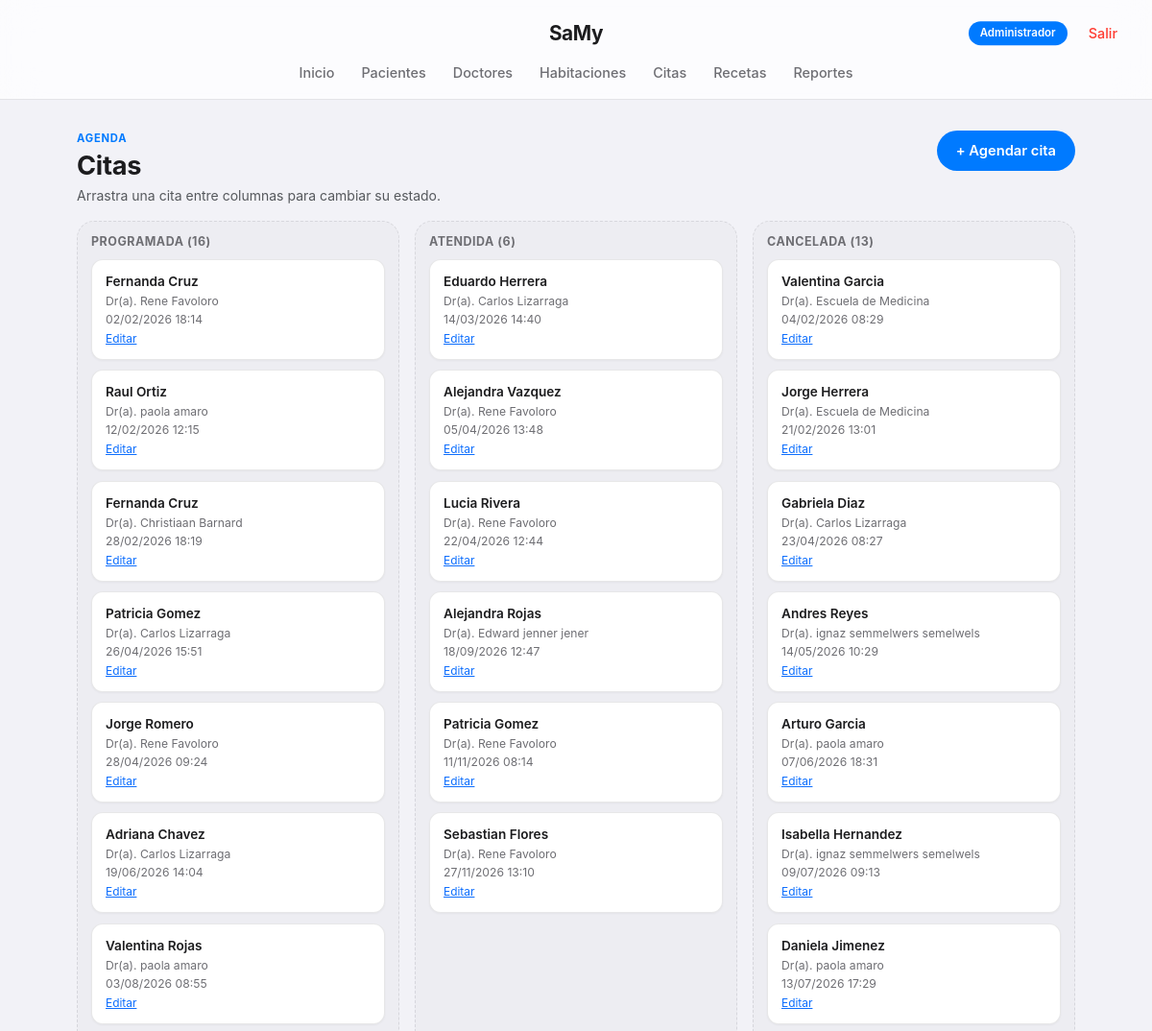
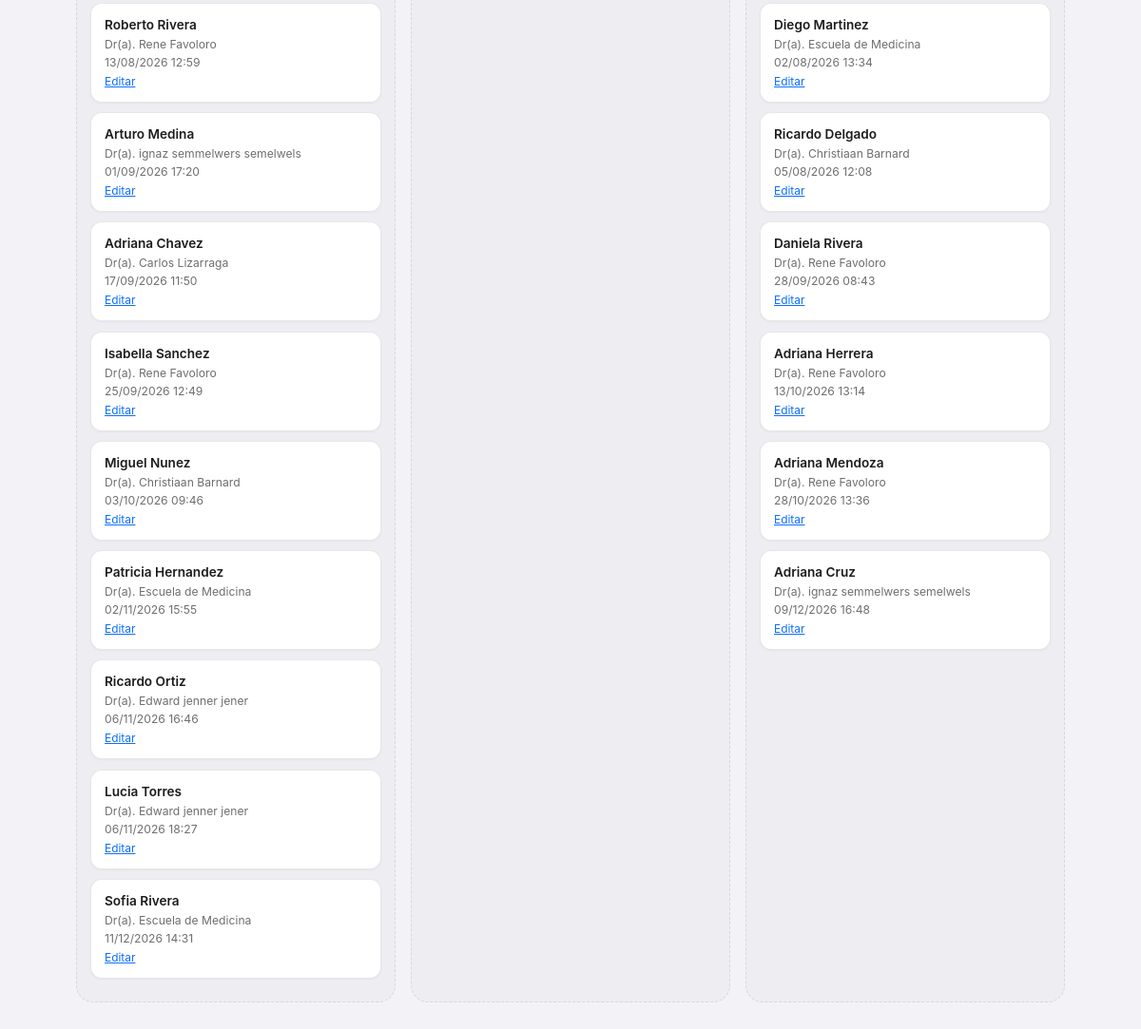
The app's page /citas/tablero.php (signed in) with its own data (2 pictures, top to bottom).
### tables this page shows
CREATE TABLE `citas` (
  `id_cita` int(11) NOT NULL,
  `id_paciente` int(11) NOT NULL,
  `id_doctor` int(11) NOT NULL,
  `id_habitacion` int(11) NOT NULL,
  `fecha_cita` datetime NOT NULL,
  `motivo` varchar(150) DEFAULT NULL,
  `estado` enum('Programada','Atendida','Cancelada') NOT NULL DEFAULT 'Programada'
);

CREATE TABLE `pacientes` (
  `id_paciente` int(11) NOT NULL,
  `nombre` varchar(60) NOT NULL,
  `apellido` varchar(60) NOT NULL,
  `fecha_nacimiento` date NOT NULL,
  `sexo` enum('M','F','Otro') NOT NULL,
  `telefono` varchar(15) DEFAULT NULL,
  `direccion` varchar(150) DEFAULT NULL,
  `tipo_sangre` varchar(5) DEFAULT NULL,
  `fecha_registro` timestamp NOT NULL DEFAULT current_timestamp()
);

CREATE TABLE `doctores` (
  `id_doctor` int(11) NOT NULL,
  `nombre` varchar(60) NOT NULL,
  `apellido` varchar(60) NOT NULL,
  `especialidad` varchar(60) DEFAULT NULL,
  `telefono` varchar(15) DEFAULT NULL,
  `cedula_prof` varchar(20) DEFAULT NULL
);

### config.php (called while the page is built, shortened)
<?php
function esAdmin() {
    return isset($_SESSION['usuario_rol']) && $_SESSION['usuario_rol'] === 'Administrador';
}
function csrfToken() {
    return $_SESSION['csrf_token'];
}
?>

### citas/tablero.php (the view, shortened to what this page needs)
<?php
require '../config.php';
$sql = "SELECT c.id_cita, c.fecha_cita, c.motivo, c.estado,
               p.nombre AS p_nombre, p.apellido AS p_apellido,
               d.nombre AS d_nombre, d.apellido AS d_apellido
        FROM citas c
        INNER JOIN pacientes p ON c.id_paciente = p.id_paciente
        INNER JOIN doctores d ON c.id_doctor = d.id_doctor
        ORDER BY c.fecha_cita ASC";
$resultado = $conn->query($sql);
$columnas = ['Programada' => [], 'Atendida' => [], 'Cancelada' => []];
while ($c = $resultado->fetch_assoc()) {
    $columnas[$c['estado']][] = $c;
}
?>
<!DOCTYPE html>
<html lang="es">
<head>
  <link href="https://cdn.jsdelivr.net/npm/bootstrap@5.3.3/dist/css/bootstrap.min.css" rel="stylesheet">
  <link rel="stylesheet" href="../css/style.css">
</head>
<body data-csrf="<?= htmlspecialchars(csrfToken()) ?>">
  <?php include '../includes/nav.php'; ?>
  <div class="page-wrap">
    <div class="d-flex justify-content-between align-items-start flex-wrap gap-2 mb-3">
      <div>
        <div class="eyebrow">Agenda</div>
        <h1 class="page-title mb-0">Citas</h1>
        <p class="text-muted small mt-1 mb-0">Arrastra una cita entre columnas para cambiar su estado.</p>
      </div>
      <a href="crear.php" class="btn btn-samy">+ Agendar cita</a>
    </div>
    <div class="tablero">
      <?php foreach ($columnas as $estado => $citas): ?>
        <div class="tablero-columna" data-estado="<?= $estado ?>">
          <h6><?= $estado ?> (<?= count($citas) ?>)</h6>
          <?php foreach ($citas as $c): ?>
            <div class="tarjeta-cita" draggable="true" data-id="<?= $c['id_cita'] ?>">
              <div class="paciente"><?= htmlspecialchars($c['p_nombre'].' '.$c['p_apellido']) ?></div>
              <div class="meta">Dr(a). <?= htmlspecialchars($c['d_nombre'].' '.$c['d_apellido']) ?></div>
              <div class="meta"><?= htmlspecialchars(date('d/m/Y H:i', strtotime($c['fecha_cita']))) ?></div>
              <?php if (esAdmin()): ?>
                <a href="editar.php?id=<?= $c['id_cita'] ?>" class="small">Editar</a>
              <?php endif; ?>
            </div>
          <?php endforeach; ?>
        </div>
      <?php endforeach; ?>
    </div>
  </div>
</body>
</html>

### css/style.css (style rules this page uses)
:root { --ios-blue: #007AFF; --ios-blue-dark: #0062CC; --ios-green: #34C759; --ios-red: #FF3B30; --ios-orange: #FF9500; --ios-gray-bg: #F2F2F7; --ios-card: rgba(255,255,255,0.9); --ios-text: #1C1C1E; --ios-text-soft: #6E6E73; --ios-line: rgba(60,60,67,0.12); --ios-radius: 18px; --ios-radius-sm: 12px; }
* { -webkit-tap-highlight-color: transparent; }
body { font-family: -apple-system, BlinkMacSystemFont, "SF Pro Text", "Segoe UI", Roboto, Helvetica, Arial, sans-serif; background: var(--ios-gray-bg); color: var(--ios-text); -webkit-font-smoothing: antialiased; }
h1, h2, h3, .navbar-brand { font-family: -apple-system, BlinkMacSystemFont, "SF Pro Display", sans-serif; letter-spacing: -0.01em; }
.page-wrap { max-width: 1080px; margin: 0 auto; padding: 32px 20px 90px; }
.eyebrow { text-transform: uppercase; letter-spacing: 0.8px; font-size: 0.7rem; color: var(--ios-blue); font-weight: 700; }
h1.page-title { font-size: 1.7rem; font-weight: 700; margin: 4px 0 22px; color: var(--ios-text); }
.btn-samy, .btn-samy-outline { border: none; font-weight: 600; padding: 10px 20px; border-radius: 980px; font-size: 0.92rem; transition: transform .1s ease, opacity .15s ease; }
.btn-samy { background: var(--ios-blue); color: #fff; }
.tablero { display: grid; grid-template-columns: repeat(3, 1fr); gap: 16px; }
.tablero-columna { background: rgba(0,0,0,0.02); border: 1px dashed var(--ios-line); border-radius: var(--ios-radius); padding: 14px; min-height: 200px; transition: background .15s, border-color .15s; }
.tablero-columna h6 { font-size: 0.78rem; text-transform: uppercase; letter-spacing: 0.5px; color: var(--ios-text-soft); font-weight: 700; margin-bottom: 10px; }
.tarjeta-cita { background: #fff; border: 1px solid var(--ios-line); border-radius: var(--ios-radius-sm); padding: 12px 14px; margin-bottom: 10px; cursor: grab; font-size: 0.85rem; box-shadow: 0 1px 3px rgba(0,0,0,0.05); transition: transform .12s ease, box-shadow .12s ease; }
.tarjeta-cita .paciente { font-weight: 600; margin-bottom: 2px; }
.tarjeta-cita .meta { color: var(--ios-text-soft); font-size: 0.76rem; }
.page-wrap { animation: fadeIn .3s ease both; }
.page-title, .eyebrow { animation: fadeInUp .35s ease both; }
.tarjeta-cita { animation: popIn .25s ease both; }
.btn-samy, .btn-samy-outline, .mini-accion { transition: transform .12s cubic-bezier(.34,1.56,.64,1), background .15s ease, opacity .15s ease; }

### records on screen
citas: id_paciente.apellido "Fernanda Cruz", id_doctor.apellido "Rene Favoloro", fecha_cita "02/02/2026 18:14"
citas: id_paciente.apellido "Raul Ortiz", id_doctor.apellido "paola amaro", fecha_cita "12/02/2026 12:15"
citas: id_paciente.apellido "Fernanda Cruz", id_doctor.apellido "Christiaan Barnard", fecha_cita "28/02/2026 18:19"
citas: id_paciente.apellido "Patricia Gomez", id_doctor.apellido "Carlos Lizarraga", fecha_cita "26/04/2026 15:51"
citas: id_paciente.apellido "Jorge Romero", id_doctor.apellido "Rene Favoloro", fecha_cita "28/04/2026 09:24"
citas: id_paciente.apellido "Adriana Chavez", id_doctor.apellido "Carlos Lizarraga", fecha_cita "19/06/2026 14:04"
citas: id_paciente.apellido "Valentina Rojas", id_doctor.apellido "paola amaro", fecha_cita "03/08/2026 08:55"
citas: id_paciente.apellido "Roberto Rivera", id_doctor.apellido "Rene Favoloro", fecha_cita "13/08/2026 12:59"
citas: id_paciente.apellido "Arturo Medina", id_doctor.apellido "ignaz semmelwers semelwels", fecha_cita "01/09/2026 17:20"
citas: id_paciente.apellido "Adriana Chavez", id_doctor.apellido "Carlos Lizarraga", fecha_cita "17/09/2026 11:50"
citas: id_paciente.apellido "Isabella Sanchez", id_doctor.apellido "Rene Favoloro", fecha_cita "25/09/2026 12:49"
citas: id_paciente.apellido "Miguel Nunez", id_doctor.apellido "Christiaan Barnard", fecha_cita "03/10/2026 09:46"
citas: id_paciente.apellido "Patricia Hernandez", id_doctor.apellido "Escuela de Medicina", fecha_cita "02/11/2026 15:55"
citas: id_paciente.apellido "Ricardo Ortiz", id_doctor.apellido "Edward jenner jener", fecha_cita "06/11/2026 16:46"
citas: id_paciente.apellido "Lucia Torres", id_doctor.apellido "Edward jenner jener", fecha_cita "06/11/2026 18:27"
citas: id_paciente.apellido "Sofia Rivera", id_doctor.apellido "Escuela de Medicina", fecha_cita "11/12/2026 14:31"
citas: id_paciente.apellido "Eduardo Herrera", id_doctor.apellido "Carlos Lizarraga", fecha_cita "14/03/2026 14:40"
citas: id_paciente.apellido "Alejandra Vazquez", id_doctor.apellido "Rene Favoloro", fecha_cita "05/04/2026 13:48"
citas: id_paciente.apellido "Lucia Rivera", id_doctor.apellido "Rene Favoloro", fecha_cita "22/04/2026 12:44"
citas: id_paciente.apellido "Alejandra Rojas", id_doctor.apellido "Edward jenner jener", fecha_cita "18/09/2026 12:47"
citas: id_paciente.apellido "Patricia Gomez", id_doctor.apellido "Rene Favoloro", fecha_cita "11/11/2026 08:14"
citas: id_paciente.apellido "Sebastian Flores", id_doctor.apellido "Rene Favoloro", fecha_cita "27/11/2026 13:10"
citas: id_paciente.apellido "Valentina Garcia", id_doctor.apellido "Escuela de Medicina", fecha_cita "04/02/2026 08:29"
citas: id_paciente.apellido "Jorge Herrera", id_doctor.apellido "Escuela de Medicina", fecha_cita "21/02/2026 13:01"
citas: id_paciente.apellido "Gabriela Diaz", id_doctor.apellido "Carlos Lizarraga", fecha_cita "23/04/2026 08:27"
citas: id_paciente.apellido "Andres Reyes", id_doctor.apellido "ignaz semmelwers semelwels", fecha_cita "14/05/2026 10:29"
citas: id_paciente.apellido "Arturo Garcia", id_doctor.apellido "paola amaro", fecha_cita "07/06/2026 18:31"
citas: id_paciente.apellido "Isabella Hernandez", id_doctor.apellido "ignaz semmelwers semelwels", fecha_cita "09/07/2026 09:13"
citas: id_paciente.apellido "Daniela Jimenez", id_doctor.apellido "paola amaro", fecha_cita "13/07/2026 17:29"
citas: id_paciente.apellido "Diego Martinez", id_doctor.apellido "Escuela de Medicina", fecha_cita "02/08/2026 13:34"
citas: id_paciente.apellido "Ricardo Delgado", id_doctor.apellido "Christiaan Barnard", fecha_cita "05/08/2026 12:08"
citas: id_paciente.apellido "Daniela Rivera", id_doctor.apellido "Rene Favoloro", fecha_cita "28/09/2026 08:43"
citas: id_paciente.apellido "Adriana Herrera", id_doctor.apellido "Rene Favoloro", fecha_cita "13/10/2026 13:14"
citas: id_paciente.apellido "Adriana Mendoza", id_doctor.apellido "Rene Favoloro", fecha_cita "28/10/2026 13:36"
citas: id_paciente.apellido "Adriana Cruz", id_doctor.apellido "ignaz semmelwers semelwels", fecha_cita "09/12/2026 16:48"

### other values on screen
$rolActual "Administrador"
$estado "PROGRAMADA"
count($citas) "16"
$estado "ATENDIDA"
count($citas) "6"
$estado "CANCELADA"
count($citas) "13"
